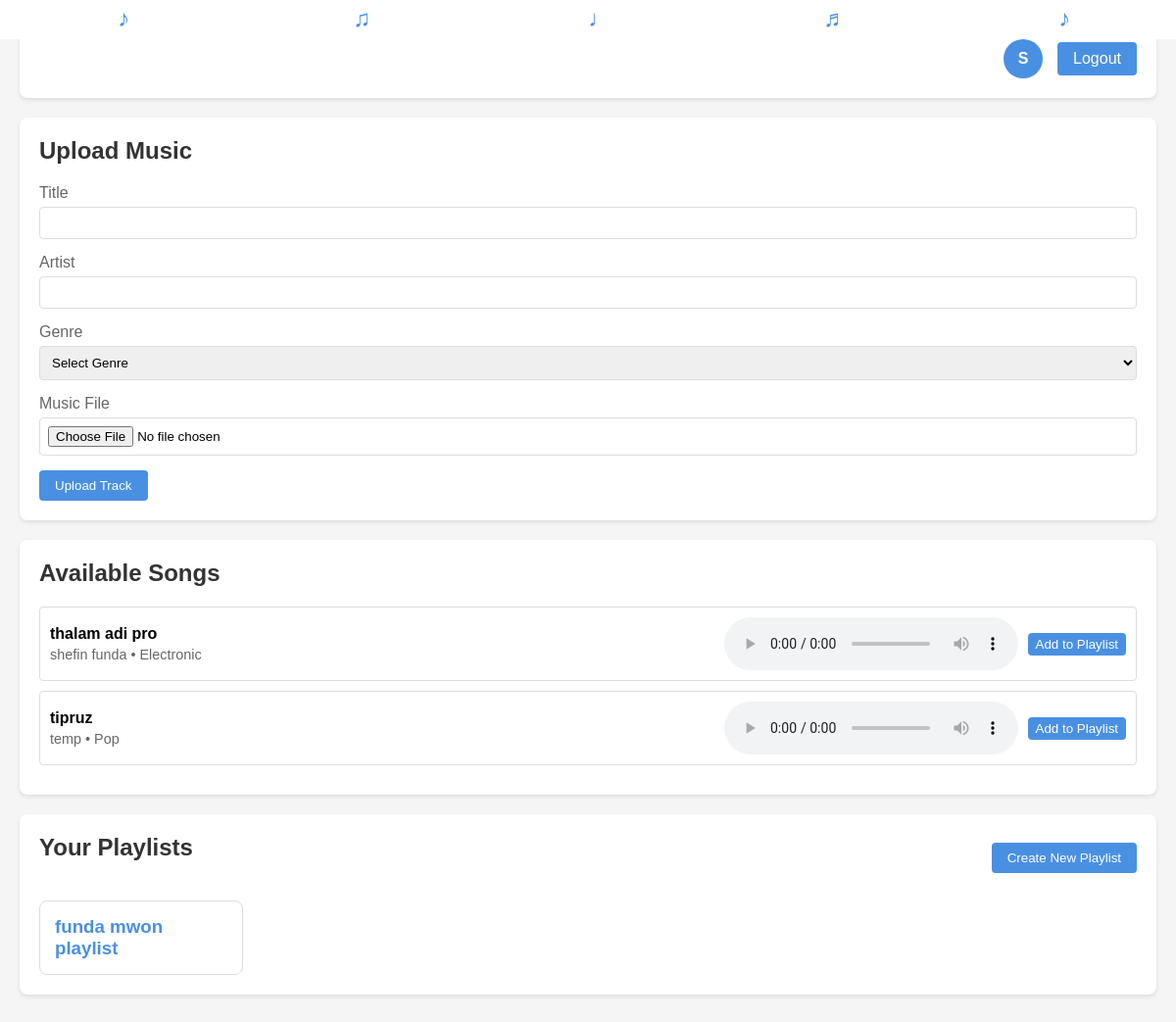
Before: /home (signed in) with the older database file.
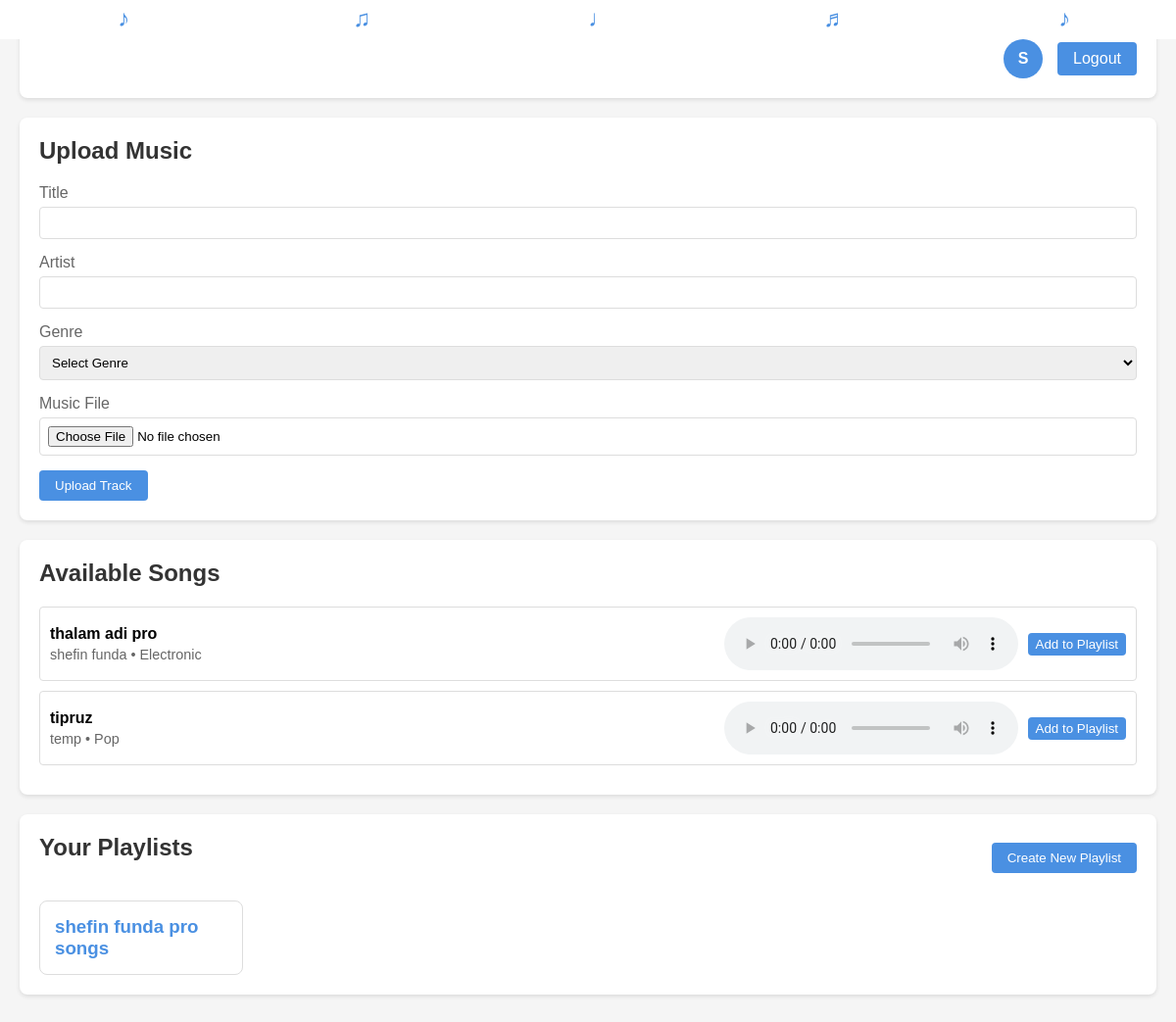
After: the same page with the newer database file.
### tables this page shows
CREATE TABLE music (
                        id INTEGER PRIMARY KEY AUTOINCREMENT,
                        title TEXT NOT NULL,
                        artist TEXT NOT NULL,
                        genre TEXT NOT NULL,
                        file_path TEXT NOT NULL);

CREATE TABLE playlists (
                        id INTEGER PRIMARY KEY AUTOINCREMENT,
                        user_id INTEGER NOT NULL,
                        name TEXT NOT NULL,
                        description TEXT,
                        FOREIGN KEY(user_id) REFERENCES users(id));

### app.py (the view)
@app.route('/home')
def home():
    if 'user_id' not in session:
        flash('Please log in first', 'error')
        return redirect(url_for('login'))
    conn = get_db()
    cursor = conn.cursor()
    cursor.execute("SELECT * FROM music")
    songs = cursor.fetchall()
    cursor.execute("SELECT * FROM playlists WHERE user_id = ?", (session['user_id'],))
    playlists = cursor.fetchall()
    conn.close()
    return render_template('home.html', songs=songs, playlists=playlists)

### app.py (called while the page is built)
def get_db():
    conn = sqlite3.connect('music.db')
    conn.row_factory = sqlite3.Row
    return conn

### templates/home.html (shortened to what this page needs)
<!DOCTYPE html>
<html lang="en">
<head>
</head>
<body>
    <div class="music-notes">
        <span class="note" style="left: 10%; animation-delay: 0s;">♪</span>
        <span class="note" style="left: 30%; animation-delay: 2s;">♫</span>
        <span class="note" style="left: 50%; animation-delay: 4s;">♩</span>
        <span class="note" style="left: 70%; animation-delay: 6s;">♬</span>
        <span class="note" style="left: 90%; animation-delay: 8s;">♪</span>
    </div>
    <div class="main-content">
        <div class="header">
            <div class="user-section">
                <div class="user-profile">
                    {{ session['username'][0].upper() }}
                </div>
                <a href="{{ url_for('logout') }}" class="btn">Logout</a>
            </div>
        </div>
        <div class="section">
            <h2 class="section-title">Upload Music</h2>
            <form action="{{ url_for('upload_music') }}" method="POST" enctype="multipart/form-data">
                <div class="form-group">
                    <label for="title">Title</label>
                    <input type="text" id="title" name="title" required>
                </div>
                <div class="form-group">
                    <label for="artist">Artist</label>
                    <input type="text" id="artist" name="artist" required>
                </div>
                <div class="form-group">
                    <label for="genre">Genre</label>
                    <select id="genre" name="genre" required>
                        <option value="">Select Genre</option>
                    </select>
                </div>
                <div class="form-group">
                    <label for="music_file">Music File</label>
                    <input type="file" id="music_file" name="music_file" accept="audio/*" required>
                </div>
                <button type="submit" class="btn">Upload Track</button>
            </form>
        </div>
        <div class="section">
            <h2 class="section-title">Available Songs</h2>
            <div class="songs-list">
                {% if songs %}
                    {% for song in songs %}
                    <div class="song-item">
                        <div class="song-info">
                            <div class="song-title">{{ song['title'] }}</div>
                            <div class="song-artist">{{ song['artist'] }} • {{ song['genre'] }}</div>
                        </div>
                        <div class="song-controls">
                            <audio controls>
                                <source src="{{ url_for('play_music', music_id=song['id']) }}" type="audio/mpeg">
                            </audio>
                            <button onclick="showAddToPlaylistModal({{ song['id'] }})" class="add-to-playlist">Add to Playlist</button>
                        </div>
                    </div>
                    {% endfor %}
                {% else %}
                    <p>No songs available. Upload some music to get started!</p>
                {% endif %}
            </div>
        </div>
        <div class="section">
            <div class="section-header">
                <h2 class="section-title">Your Playlists</h2>
                <button class="btn" onclick="showCreatePlaylistModal()">Create New Playlist</button>
            </div>
            <div class="grid">
                {% if playlists %}
                    {% for playlist in playlists %}
                    <div class="card">
                        <h3><a href="{{ url_for('view_playlist', playlist_id=playlist.id) }}">{{ playlist['name'] }}</a></h3>
                    </div>
                    {% endfor %}
                {% else %}
                    <p>No playlists yet. Create one to get started!</p>
                {% endif %}
            </div>
        </div>
    </div>
</body>
</html>

### templates/home.html (style rules this page uses)
* { margin: 0; padding: 0; box-sizing: border-box; }
body { font-family: Arial, sans-serif; background-color: #f5f5f5; }
.music-notes { position: fixed; top: 0; width: 100%; height: 40px; background: #fff; overflow: hidden; }
.note { position: absolute; top: 5px; font-size: 24px; color: #4a90e2; animation: float 10s infinite linear; }
.main-content { max-width: 1200px; margin: 0 auto; padding: 20px; }
.header { display: flex; justify-content: flex-end; align-items: center; padding: 20px; background: white; border-radius: 8px; margin-bottom: 20px; box-shadow: 0 2px 4px rgba(0,0,0,0.1); }
.user-section { display: flex; align-items: center; gap: 15px; }
.user-profile { width: 40px; height: 40px; background: #4a90e2; color: white; border-radius: 50%; display: flex; align-items: center; justify-content: center; font-weight: bold; }
.btn { padding: 8px 16px; background: #4a90e2; color: white; border: none; border-radius: 4px; cursor: pointer; text-decoration: none; display: inline-block; }
.section { background: white; border-radius: 8px; padding: 20px; margin-bottom: 20px; box-shadow: 0 2px 4px rgba(0,0,0,0.1); }
.section-title { margin-bottom: 20px; color: #333; }
.form-group { margin-bottom: 15px; }
.form-group label { display: block; margin-bottom: 5px; color: #666; }
.form-group input, .form-group select { width: 100%; padding: 8px; border: 1px solid #ddd; border-radius: 4px; }
.grid { display: grid; grid-template-columns: repeat(auto-fill, minmax(200px, 1fr)); gap: 20px; }
.card { background: white; border-radius: 8px; padding: 15px; border: 1px solid #ddd; }
.section-header { display: flex; justify-content: space-between; align-items: center; margin-bottom: 20px; }
.songs-list { margin-top: 20px; }
.song-item { display: flex; justify-content: space-between; align-items: center; padding: 10px; border: 1px solid #ddd; border-radius: 4px; margin-bottom: 10px; background: #fff; }
.song-info { flex-grow: 1; }
.song-title { font-weight: bold; margin-bottom: 4px; }
.song-artist { color: #666; font-size: 0.9em; }
.song-controls { display: flex; gap: 10px; align-items: center; }
.add-to-playlist { padding: 4px 8px; background: #4a90e2; color: white; border: none; border-radius: 4px; cursor: pointer; }
.card h3 a { color: #4a90e2; text-decoration: none; }

Changed rows visible on the page:
removed playlists: name "funda mwon playlist"
added playlists: name "shefin funda pro songs"
